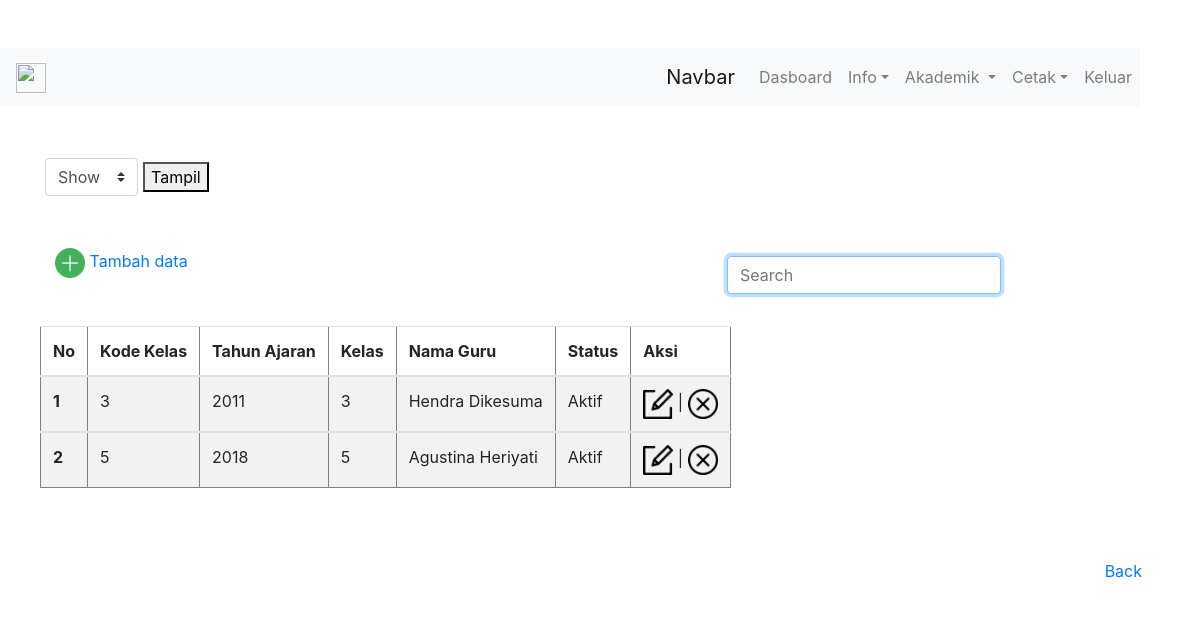
/kelas/kelas.php, run on the app's committed database.
### tables this page shows
CREATE TABLE `kelas` (
  `id` int(11) NOT NULL,
  `kode_kelas` varchar(35) NOT NULL,
  `tahun_ajaran` varchar(35) NOT NULL,
  `kelas` varchar(35) NOT NULL,
  `nama_guru` varchar(50) NOT NULL,
  `statuss` varchar(25) NOT NULL
);

### kelas/kelas.php (the view, shortened to what this page needs)
<?php
require '../conn.php';
require '../tes.php';
$perintahQuery = "SELECT * FROM kelas";
$query = mysqli_query($conn,$perintahQuery);
?>
<!DOCTYPE html>
<html lang="en">
<head>
    <link rel="stylesheet" href="../css/bootstrap.min.css">
</head>
<body>
    <div class="container ">
    <form method="post" action="" class="mt-5">
  <div class="form-row align-items-center">
    <div class="col-auto my-1">
      <select class="custom-select mr-sm-2" id="inlineFormCustomSelect" name="show" id="show">
        <option selected>Show</option>
      </select>
    </div>
    <button type="submit" name="tampil">Tampil</button>
    </form>
        <div class="container">
  <div class="row mt-5 mb-4">
    <div class="col"><a href="tambahkelas.php"><img src="../img/plus.png" width="30px"> Tambah data</a></div>
    <div class="col">
        <div>
    <nav class="navbar navbar-light float-right">
  <form class="form-inline" action="" method="post">
    <input class="form-control mr-sm-2" type="search" placeholder="Search" autofocus autocomplete="off"  aria-label="Search" id="cari" name="cari">
  </form>
</nav>
</div></div>
</div>
</div>
<div id="search">
    <table class="table table-striped" border="1px">
  <thead>
    <tr>
    <th scope="col">No</th>
      <th scope="col">Kode Kelas</th>
      <th scope="col">Tahun Ajaran</th>
      <th scope="col">Kelas</th>
      <th scope="col">Nama Guru</th>
      <th scope="col">Status</th>
      <th scope="col">Aksi</th>
    </tr>
  </thead>
  <?php $i=1;?>
    <?php while($row = mysqli_fetch_assoc($query)):?>
        <tbody>
    <tr>
    <th scope="row"><?=$i;?></th>
    <td><?= $row['kode_kelas']?></td>
      <td><?= $row['tahun_ajaran']?></td>
      <td><?= $row['kelas']?></td>
      <td><?= $row['nama_guru']?></td>
      <td><?= $row['statuss']?></td>
      <td><a href="kelasedit.php?id=<?= $row['id'];?>"><img src="../img/edit.png" width="30px"></a> | <a href="kelashapus.php?id=<?= $row['id'];?>"><img src="../img/hapus.png" onclick=" return confirm('Apakah anda ingin menghapus?');"width="30px"></a></td>
    </tr>
  </tbody>
  <?php $i++;?>
   <?php endwhile;?>
</table>
</div>
   </div>
<button type="button" class="btn btn-link mt-5 float-right d-block" onclick="document.location.href='../tes.php';">Back</button>
</body>
</html>

### tes.php (style rules this page uses)
.navbar { margin-right: 120px; }

### data on the page
kelas: kode_kelas "3", tahun_ajaran "2011", kelas "3", nama_guru "Hendra Dikesuma", statuss "Aktif"
kelas: kode_kelas "5", tahun_ajaran "2018", kelas "5", nama_guru "Agustina Heriyati", statuss "Aktif"
